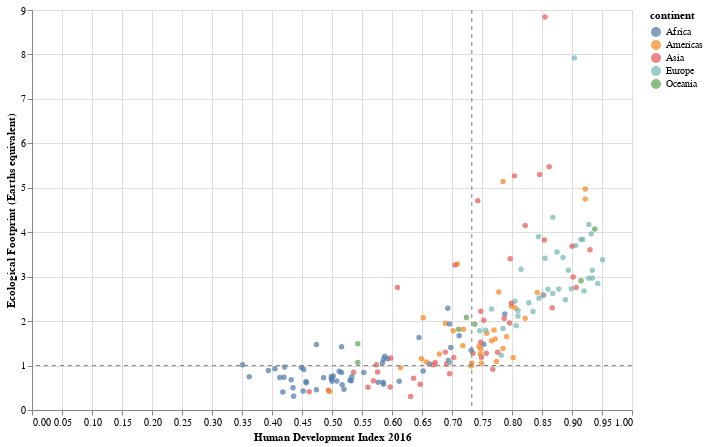

The notebook cell saved with this chart:
### Markdown cell above
## Ecological Footprint vs Human Development Index

### Code cell
base = alt.Chart(df_ef2016)

circle = base.mark_circle(clip=True).encode(
    x=alt.X('HDI', title='Human Development Index 2016'),
    y=alt.Y('Earths', title='Ecological Footprint (Earths equivalent)'),
    color='continent',
    tooltip=['country',
             alt.Tooltip('HDI:Q', format='.2f'),
             alt.Tooltip('Earths:Q', format='.2f'),
             alt.Tooltip('population:Q', format=',')]
).properties(
    width=600,
    height=400
).interactive()

Earth_limit = alt.Chart(pd.DataFrame({'y': [1]})).mark_rule(
    color="#808080",
    strokeDash=[4,4]
).encode(
    y='y')

HDI_median = base.mark_rule(
    color="#808080",
    strokeDash=[4,4]
).encode(
    x='median(HDI)'
)

circle + Earth_limit + HDI_median

### Figure 1 — Vega-Lite specification as saved in the notebook (floating-point values rounded to 4 significant figures; data arrays with more than 128 entries replaced by an {"elided": "..."} marker saying what was removed)
{"config": {"view": {"continuousWidth": 400, "continuousHeight": 300}}, "layer": [{"data": {"name": "data-25462cd0328beb508ebd60192ba7f92d"}, "mark": {"type": "circle", "clip": true}, "encoding": {"color": {"type": "nominal", "field": "continent"}, "tooltip": [{"type": "nominal", "field": "country"}, {"type": "quantitative", "field": "HDI", "format": ".2f"}, {"type": "quantitative", "field": "Earths", "format": ".2f"}, {"type": "quantitative", "field": "population", "format": ","}], "x": {"type": "quantitative", "field": "HDI", "title": "Human Development Index 2016"}, "y": {"type": "quantitative", "field": "Earths", "title": "Ecological Footprint (Earths equivalent)"}}, "height": 400, "selection": {"selector001": {"type": "interval", "bind": "scales", "encodings": ["x", "y"]}}, "width": 600}, {"data": {"name": "data-d764767e7dd3b10b2c76c1355ce10ef3"}, "mark": {"type": "rule", "color": "#808080", "strokeDash": [4, 4]}, "encoding": {"y": {"type": "quantitative", "field": "y"}}}, {"data": {"name": "data-25462cd0328beb508ebd60192ba7f92d"}, "mark": {"type": "rule", "color": "#808080", "strokeDash": [4, 4]}, "encoding": {"x": {"type": "quantitative", "aggregate": "median", "field": "HDI"}}}], "$schema": "https://vega.github.io/schema/vega-lite/v4.8.1.json", "datasets": {"data-25462cd0328beb508ebd60192ba7f92d": {"elided": "187 records"}, "data-d764767e7dd3b10b2c76c1355ce10ef3": [{"y": 1}]}}
